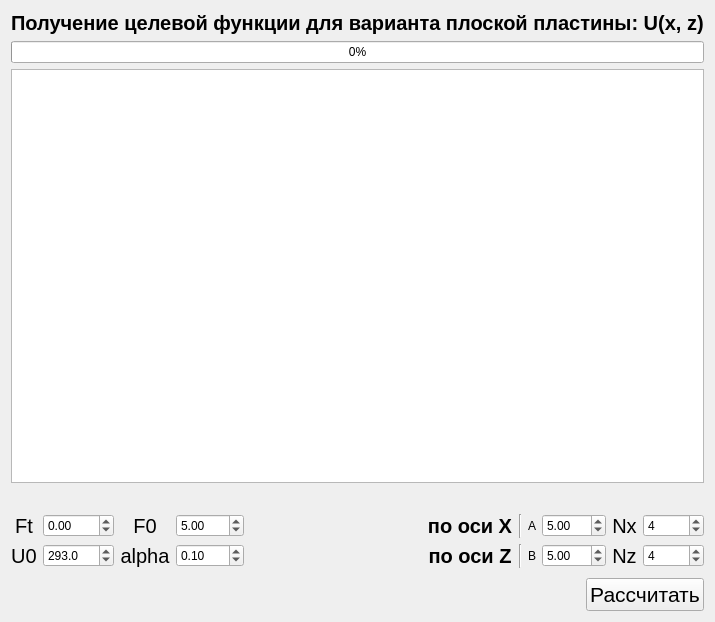
<?xml version="1.0" encoding="UTF-8"?>
<ui version="4.0">
 <class>MainWindow</class>
 <widget class="QMainWindow" name="MainWindow">
  <property name="geometry">
   <rect>
    <x>0</x>
    <y>0</y>
    <width>651</width>
    <height>622</height>
   </rect>
  </property>
  <property name="windowTitle">
   <string>LR_Methods</string>
  </property>
  <widget class="QWidget" name="centralWidget">
   <layout class="QVBoxLayout" name="verticalLayout">
    <item>
     <widget class="QLabel" name="lbl_title">
      <property name="font">
       <font>
        <pointsize>15</pointsize>
        <weight>75</weight>
        <bold>true</bold>
       </font>
      </property>
      <property name="text">
       <string>Получение целевой функции для варианта плоской пластины: U(x, z)</string>
      </property>
     </widget>
    </item>
    <item>
     <widget class="QProgressBar" name="pb">
      <property name="value">
       <number>0</number>
      </property>
     </widget>
    </item>
    <item>
     <layout class="QHBoxLayout" name="horizontalLayout_3">
      <item>
       <widget class="QTextEdit" name="T"/>
      </item>
     </layout>
    </item>
    <item>
     <spacer name="verticalSpacer_2">
      <property name="orientation">
       <enum>Qt::Vertical</enum>
      </property>
      <property name="sizeType">
       <enum>QSizePolicy::Fixed</enum>
      </property>
      <property name="sizeHint" stdset="0">
       <size>
        <width>20</width>
        <height>5</height>
       </size>
      </property>
     </spacer>
    </item>
    <item>
     <widget class="QLabel" name="error">
      <property name="styleSheet">
       <string notr="true">color: darkred;</string>
      </property>
      <property name="text">
       <string/>
      </property>
     </widget>
    </item>
    <item>
     <layout class="QHBoxLayout" name="horizontalLayout">
      <item>
       <layout class="QGridLayout" name="gridLayout_2">
        <item row="0" column="1">
         <widget class="QDoubleSpinBox" name="Ft">
          <property name="minimum">
           <double>-999.990000000000009</double>
          </property>
          <property name="maximum">
           <double>999.990000000000009</double>
          </property>
          <property name="value">
           <double>0.000000000000000</double>
          </property>
         </widget>
        </item>
        <item row="1" column="1">
         <widget class="QDoubleSpinBox" name="U0">
          <property name="decimals">
           <number>1</number>
          </property>
          <property name="maximum">
           <double>10000.000000000000000</double>
          </property>
          <property name="value">
           <double>293.000000000000000</double>
          </property>
         </widget>
        </item>
        <item row="0" column="0">
         <widget class="QLabel" name="label_7">
          <property name="font">
           <font>
            <pointsize>15</pointsize>
           </font>
          </property>
          <property name="text">
           <string>Ft</string>
          </property>
          <property name="alignment">
           <set>Qt::AlignCenter</set>
          </property>
         </widget>
        </item>
        <item row="0" column="2">
         <widget class="QLabel" name="label_10">
          <property name="font">
           <font>
            <pointsize>15</pointsize>
           </font>
          </property>
          <property name="text">
           <string>F0</string>
          </property>
          <property name="alignment">
           <set>Qt::AlignCenter</set>
          </property>
         </widget>
        </item>
        <item row="1" column="0">
         <widget class="QLabel" name="label_8">
          <property name="font">
           <font>
            <pointsize>15</pointsize>
           </font>
          </property>
          <property name="text">
           <string>U0</string>
          </property>
          <property name="alignment">
           <set>Qt::AlignCenter</set>
          </property>
         </widget>
        </item>
        <item row="0" column="3">
         <widget class="QDoubleSpinBox" name="F0">
          <property name="minimum">
           <double>-999.990000000000009</double>
          </property>
          <property name="maximum">
           <double>999.990000000000009</double>
          </property>
          <property name="value">
           <double>5.000000000000000</double>
          </property>
         </widget>
        </item>
        <item row="1" column="2">
         <widget class="QLabel" name="label_9">
          <property name="font">
           <font>
            <pointsize>15</pointsize>
           </font>
          </property>
          <property name="text">
           <string>alpha</string>
          </property>
          <property name="alignment">
           <set>Qt::AlignCenter</set>
          </property>
         </widget>
        </item>
        <item row="1" column="3">
         <widget class="QDoubleSpinBox" name="alpha">
          <property name="minimum">
           <double>-999.990000000000009</double>
          </property>
          <property name="maximum">
           <double>999.990000000000009</double>
          </property>
          <property name="value">
           <double>0.100000000000000</double>
          </property>
         </widget>
        </item>
       </layout>
      </item>
      <item>
       <spacer name="horizontalSpacer">
        <property name="orientation">
         <enum>Qt::Horizontal</enum>
        </property>
        <property name="sizeHint" stdset="0">
         <size>
          <width>40</width>
          <height>20</height>
         </size>
        </property>
       </spacer>
      </item>
      <item>
       <layout class="QGridLayout" name="gridLayout">
        <item row="1" column="2">
         <widget class="QLabel" name="label_2">
          <property name="text">
           <string>B</string>
          </property>
          <property name="alignment">
           <set>Qt::AlignCenter</set>
          </property>
         </widget>
        </item>
        <item row="1" column="0">
         <widget class="QLabel" name="label_4">
          <property name="font">
           <font>
            <pointsize>15</pointsize>
            <weight>75</weight>
            <bold>true</bold>
           </font>
          </property>
          <property name="text">
           <string>по оси Z</string>
          </property>
          <property name="alignment">
           <set>Qt::AlignCenter</set>
          </property>
         </widget>
        </item>
        <item row="0" column="4">
         <widget class="QLabel" name="label_5">
          <property name="font">
           <font>
            <pointsize>15</pointsize>
           </font>
          </property>
          <property name="text">
           <string>Nx</string>
          </property>
          <property name="alignment">
           <set>Qt::AlignCenter</set>
          </property>
         </widget>
        </item>
        <item row="1" column="3">
         <widget class="QDoubleSpinBox" name="B">
          <property name="maximum">
           <double>999.990000000000009</double>
          </property>
          <property name="value">
           <double>5.000000000000000</double>
          </property>
         </widget>
        </item>
        <item row="1" column="5">
         <widget class="QSpinBox" name="Nz">
          <property name="maximum">
           <number>10000</number>
          </property>
          <property name="value">
           <number>4</number>
          </property>
         </widget>
        </item>
        <item row="0" column="5">
         <widget class="QSpinBox" name="Nx">
          <property name="maximum">
           <number>10000</number>
          </property>
          <property name="value">
           <number>4</number>
          </property>
          <property name="displayIntegerBase">
           <number>10</number>
          </property>
         </widget>
        </item>
        <item row="0" column="3">
         <widget class="QDoubleSpinBox" name="A">
          <property name="maximum">
           <double>999.990000000000009</double>
          </property>
          <property name="value">
           <double>5.000000000000000</double>
          </property>
         </widget>
        </item>
        <item row="0" column="0">
         <widget class="QLabel" name="label_3">
          <property name="font">
           <font>
            <pointsize>15</pointsize>
            <weight>75</weight>
            <bold>true</bold>
           </font>
          </property>
          <property name="text">
           <string>по оси X</string>
          </property>
          <property name="alignment">
           <set>Qt::AlignCenter</set>
          </property>
         </widget>
        </item>
        <item row="0" column="2">
         <widget class="QLabel" name="label">
          <property name="text">
           <string>A</string>
          </property>
          <property name="alignment">
           <set>Qt::AlignCenter</set>
          </property>
         </widget>
        </item>
        <item row="1" column="4">
         <widget class="QLabel" name="label_6">
          <property name="font">
           <font>
            <pointsize>15</pointsize>
           </font>
          </property>
          <property name="text">
           <string>Nz</string>
          </property>
          <property name="alignment">
           <set>Qt::AlignCenter</set>
          </property>
         </widget>
        </item>
        <item row="0" column="1">
         <widget class="Line" name="line">
          <property name="orientation">
           <enum>Qt::Vertical</enum>
          </property>
         </widget>
        </item>
        <item row="1" column="1">
         <widget class="Line" name="line_2">
          <property name="orientation">
           <enum>Qt::Vertical</enum>
          </property>
         </widget>
        </item>
       </layout>
      </item>
     </layout>
    </item>
    <item>
     <spacer name="verticalSpacer">
      <property name="orientation">
       <enum>Qt::Vertical</enum>
      </property>
      <property name="sizeType">
       <enum>QSizePolicy::Fixed</enum>
      </property>
      <property name="sizeHint" stdset="0">
       <size>
        <width>20</width>
        <height>4</height>
       </size>
      </property>
     </spacer>
    </item>
    <item>
     <layout class="QHBoxLayout" name="horizontalLayout_2">
      <item>
       <spacer name="horizontalSpacer_2">
        <property name="orientation">
         <enum>Qt::Horizontal</enum>
        </property>
        <property name="sizeHint" stdset="0">
         <size>
          <width>40</width>
          <height>20</height>
         </size>
        </property>
       </spacer>
      </item>
      <item>
       <widget class="QPushButton" name="btn_recalc">
        <property name="font">
         <font>
          <pointsize>16</pointsize>
         </font>
        </property>
        <property name="text">
         <string>Рассчитать</string>
        </property>
       </widget>
      </item>
     </layout>
    </item>
   </layout>
  </widget>
 </widget>
 <layoutdefault spacing="6" margin="11"/>
 <resources/>
 <connections/>
</ui>
